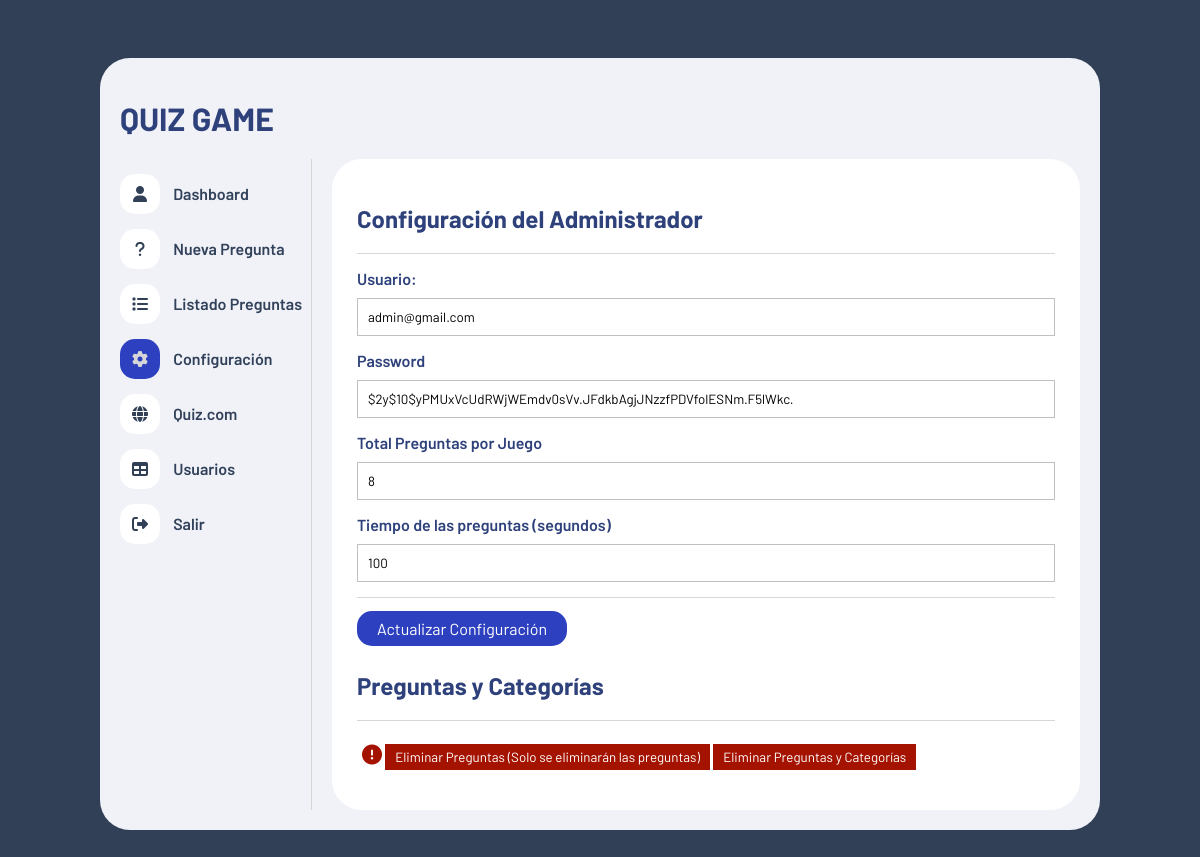
Page /configuracion.php (signed in) on the committed database.
### tables this page shows
CREATE TABLE `usuarios` (
  `id` varchar(20) NOT NULL,
  `nombre` varchar(80) NOT NULL,
  `telefono` varchar(14) NOT NULL,
  `correo` varchar(60) NOT NULL,
  `password` varchar(80) NOT NULL,
  `fechas_creacion` date NOT NULL,
  `id_rol` int(11) NOT NULL
);

CREATE TABLE `configuracion` (
  `id` int(11) NOT NULL,
  `totalPreguntas` int(11) NOT NULL,
  `tiempo_por_pregunta` int(11) NOT NULL
);

### funciones/funciones.php (called while the page is built, shortened)
<?php
function obtenerConfiguracion() {
    include("conexion.php");
    $query = "SELECT * FROM usuarios WHERE id_rol = '1'";
    $result = mysqli_query($conn, $query);
    $config = mysqli_fetch_assoc($result);
    return $config;
}
function obtenerValoresDeConfiguraciones(){
    include("conexion.php");
    $query = "SELECT COUNT(*) AS total FROM configuracion";
    $result = mysqli_query($conn, $query);
    $row = mysqli_fetch_assoc($result);
    $query = "SELECT * FROM configuracion WHERE id = '1'";
    $result = mysqli_query($conn, $query);
    $config = mysqli_fetch_assoc($result);
    return $config;
}

### configuracion.php (the view, shortened to what this page needs)
<?php
include("./funciones/funciones.php");
include("./funciones/conexion.php");
$config = obtenerConfiguracion($conn);
$obtenerValorConfig = obtenerValoresDeConfiguraciones($conn);
?>
<!DOCTYPE html>
<html lang="es">
<head>
    <link rel="stylesheet" href="https://cdnjs.cloudflare.com/ajax/libs/font-awesome/6.1.1/css/all.min.css" />
    <link rel="stylesheet" href="./css/estilo.css">
</head>
<body>
    <div class="contenedor">
        <header>
            <h1>QUIZ GAME</h1>
        </header>
        <div class="contenedor-info">
            <?php include("nav.php"); ?>
            <div class="panel">
                <h2>Configuración del Administrador</h2>
                <hr>
                <section id="configuracion">
                    <form action="<?php echo $_SERVER['PHP_SELF']; ?>" method="get">
                        <div class="fila">
                            <label for="correo">Usuario:</label>
                            <input type="text" name="correo" id="correo" value="<?php echo htmlspecialchars($config['correo']); ?>" required>
                        </div>
                        <div class="fila">
                            <label for="password">Password</label>
                            <input type="text" name="password" id="password" value="<?php echo htmlspecialchars($config['password']); ?>" required>
                        </div>
                        <div class="fila">
                            <label for="totalPreguntas">Total Preguntas por Juego</label>
                            <input type="number" name="totalPreguntas" id="totalPreguntas" value="<?php echo isset($obtenerValorConfig['totalPreguntas']) ? (int)$obtenerValorConfig['totalPreguntas'] : 0; ?>" required>
                        </div>
                        <div class="fila">
                            <label for="tiempo">Tiempo de las preguntas (segundos)</label>
                            <input type="number" name="tiempo" id="tiempo" value="<?php echo isset($obtenerValorConfig['tiempo_por_pregunta']) ? (int)$obtenerValorConfig['tiempo_por_pregunta'] : 0;   ?>" required>
                        </div>
                        <hr>
                        <input type="submit" value="Actualizar Configuración" name="actualizar" class="btn-actualizar">
                    </form>
                </section>
                <h2>Preguntas y Categorías</h2>
                <hr>
                <form action="<?php echo $_SERVER['PHP_SELF']; ?>" method="get" class="form-eliminar">
                    <i class="fa-solid fa-circle-exclamation"></i>
                    <input type="submit" value="Eliminar Preguntas (Solo se eliminarán las preguntas)" name="eliminarPreguntas" class="btn-eliminar">
                    <input type="submit" value="Eliminar Preguntas y Categorías" name="eliminarTodo" class="btn-eliminar">
                </form>
            </div>
        </div>
    </div>
</body>
</html>

### css/estilo.css (style rules this page uses)
* { box-sizing: border-box; font-family: 'Barlow'; }
body { background-color: #314056; padding: 50px; color: #2e417b; }
hr { border: none; border-bottom: 1px solid #d6d6d6; }
.contenedor { max-width: 1000px; width: 100%; margin: auto; background-color: #f1f2f8; padding: 20px; border-radius: 30px; }
.contenedor .contenedor-info { display: flex; }
.contenedor .contenedor-info .panel { background-color: #fff; width: 100%; border-radius: 30px; margin-left: 20px; padding: 25px; }
#configuracion .fila { margin: 15px 0; }
#configuracion label { display: block; font-size: 16px; font-weight: 600; margin-bottom: 10px; }
#configuracion input { width: 100%; padding: 10px; border: 1px solid #c0c0c0; }
#configuracion .btn-actualizar { width: auto; display: inline; background: #2d40bf; font-size: 16px; color: #fff; border: none; padding: 8px 20px; border-radius: 15px; margin: 5px 0; cursor: pointer; }
.form-eliminar { padding: 5px; }
.form-eliminar i { color: #a41300; font-size: 20px; }
.form-eliminar .btn-eliminar { border: none; background-color: #a41300; color: #fff; display: inline-block; padding: 5px 10px; cursor: pointer; margin: 10px 0; }

### rows in the picture
usuarios: correo "admin@gmail.com", password "$2y$10$yPMUxVcUdRWjWEmdv0sVv.JFdkbAgjJNzzfPDVfolESNm.F5lWkc."
configuracion: totalPreguntas "8", tiempo "100"
